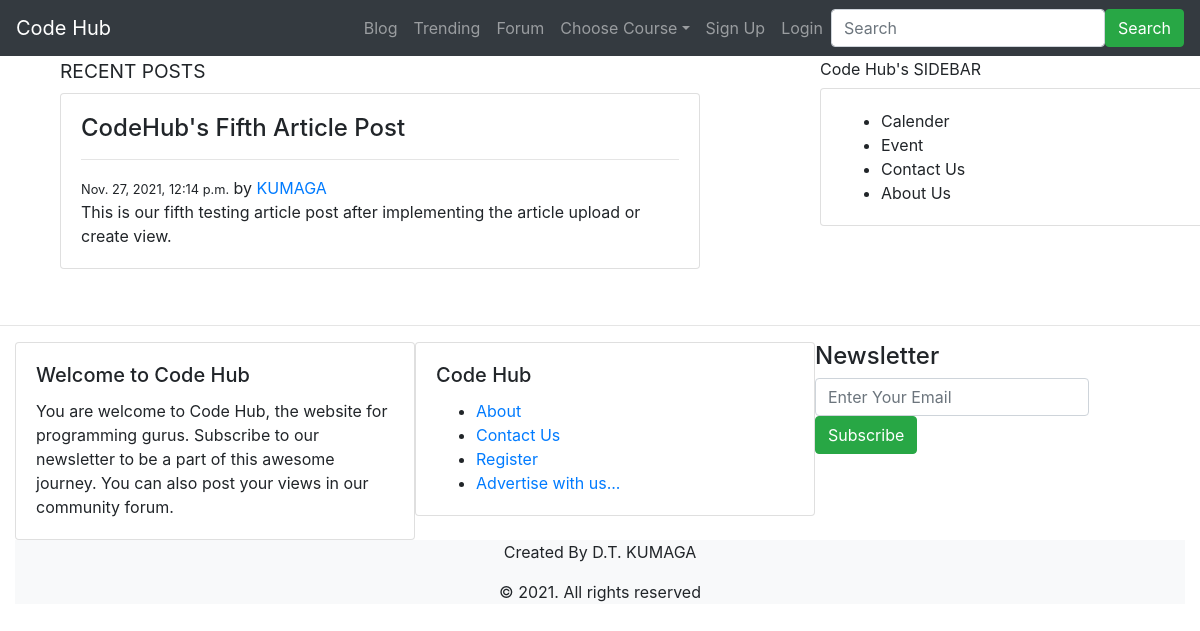
Before: /article/5/ with the older database file.
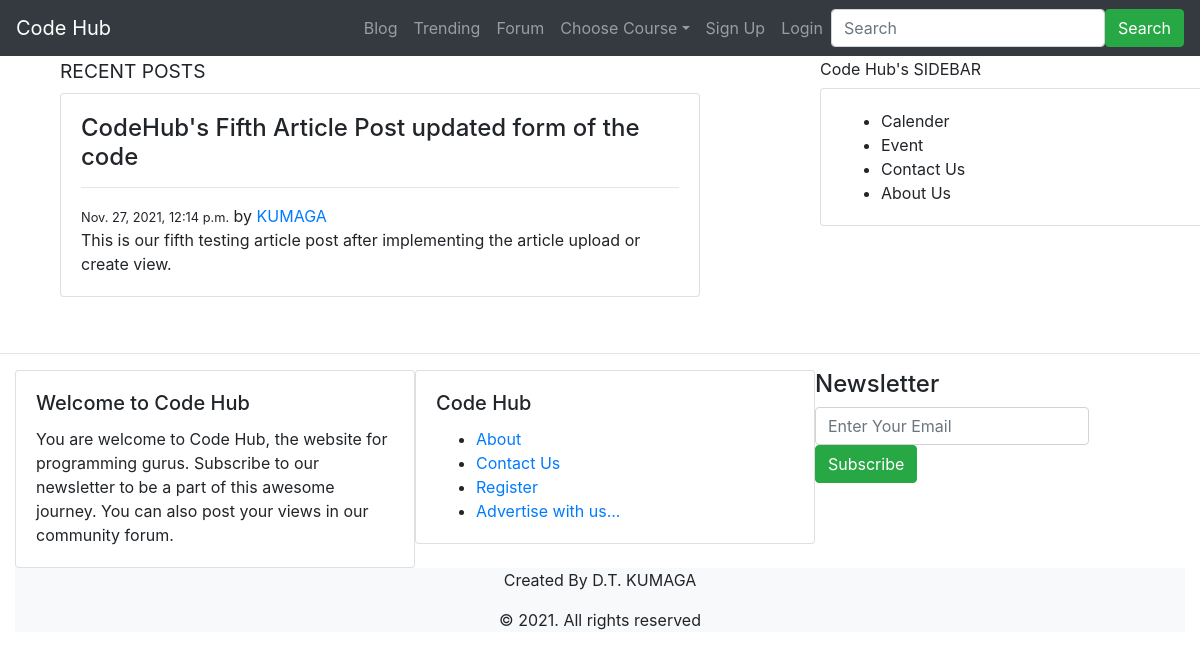
After: the same page with the newer database file.
### codehub/models.py (models this page shows, shortened)
class Articles(models.Model):
    title = models.CharField(max_length=100)
    body = models.TextField()
    author = models.ForeignKey(User, on_delete=models.CASCADE)
    date = models.DateTimeField(default=timezone.now)

### codehub/views.py (the view)
# urls.py: path('article/<int:pk>/', ArticlesDetailView.as_view(), name='Detail'),
class ArticlesDetailView(DetailView):
    model = Articles

### codehub/templates/codehub/articles_detail.html
{% extends "codehub/base.html" %}
{% block content %}
    <div class="card mb-2" style="width:40rem;">
        <div class="card-body">
            <h4 class="card-title">{{object.title}}</h4> <hr>
            <small>{{object.date}}</small> by <a href="#">{{object.author}}</a>
            <p class="card-text">{{object.body}}</p>
        </div>
    </div>
{% endblock %}

Changed rows visible on the page:
changed Articles "KUMAGA": title "CodeHub's Fifth Article Post" → "CodeHub's Fifth Article Post updated form of the code"
